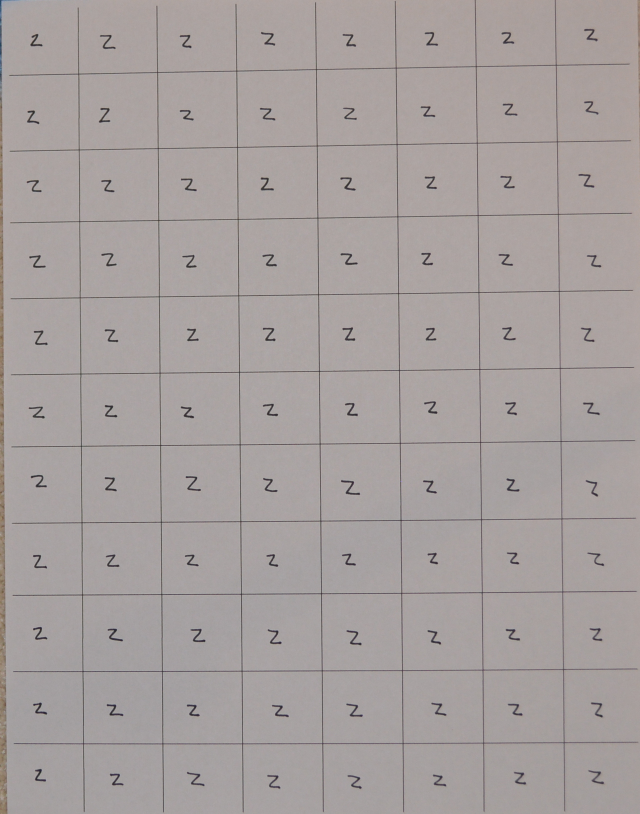
#> input picture Train/z.JPG, 1280 x 1628 px (shown at 1/2 size)
$ jupyter execute LoadingData.ipynb
#> lines starting #> are read from the running program, lines starting #| are printed output that depends on the picture
## Dimensions
Image must be 1280x1628
That makes each cell 160x148

[cell 1]
import os
import cv2
import matplotlib.pyplot as plt
import numpy as np
from PIL import Image
trainPath = "Train/"
currentLetter = "z"
trainLetterPath = "Train/" + currentLetter

[cell 2]
image = cv2.imread(trainPath + "/" + currentLetter + ".JPG")
#> image is the input picture: shape (1628, 1280, 3); mean B, G, R 158.3, 159.5, 166.7
conv_image = cv2.cvtColor(image, cv2.COLOR_BGR2GRAY)
rows = conv_image.shape[0]
#> rows = 1628
cols = conv_image.shape[1]
#> cols = 1280
b = np.lib.stride_tricks.as_strided(conv_image, shape=(11,8,148,160), strides=(189440, 160, 1280, 1))
pixelsPerInch = int(cols / 8.5)
#> pixelsPerInch = 150
print(conv_image.shape)
#| (1628, 1280)
print(conv_image.strides)
#| (1280, 1)
print(b.shape)
#| (11, 8, 148, 160)
print(b.strides)
#| (189440, 160, 1280, 1)
plt.imshow(b[0][3], cmap='gray')
plt.show()
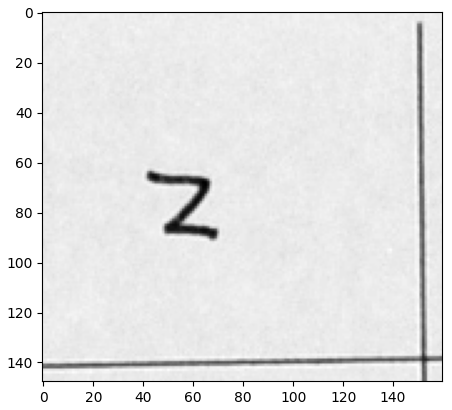
#> figure drawn by matplotlib, 1 panel

[cell 3]
iterations = 0
for i in range (11):
    for j in range(8):
        newArray = b[i][j]
        newImage = Image.fromarray(newArray)
        fileName = currentLetter + str(iterations) + '.jpg'
        newImage.save(f"{trainLetterPath}/{fileName}")
        iterations+=1
#> this loop made 11 passes
#> pass 1, `newImage.save(f"{trainLetterPath}/{fileName}")`:
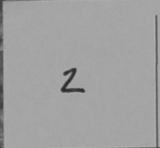
#> saved as z0.jpg: PIL image 160x148 L; min 42, max 176, mean 161.4
#> pass 1, `newImage.save(f"{trainLetterPath}/{fileName}")`:
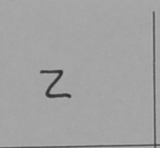
#> saved as z1.jpg: PIL image 160x148 L; min 46, max 176, mean 162
#> pass 1, `newImage.save(f"{trainLetterPath}/{fileName}")`:
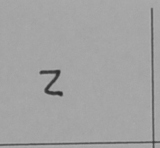
#> saved as z2.jpg: PIL image 160x148 L; min 44, max 177, mean 162.6
#> pass 1, `newImage.save(f"{trainLetterPath}/{fileName}")`:
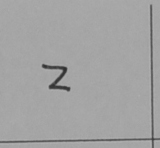
#> saved as z3.jpg: PIL image 160x148 L; min 46, max 176, mean 162.7
#> after the loop:
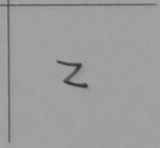
#> newArray: shape (148, 160); min 51, max 167, mean 156.5
#> after the loop, iterations = 88

$ run again, with Train/c.JPG copied over Train/z.JPG
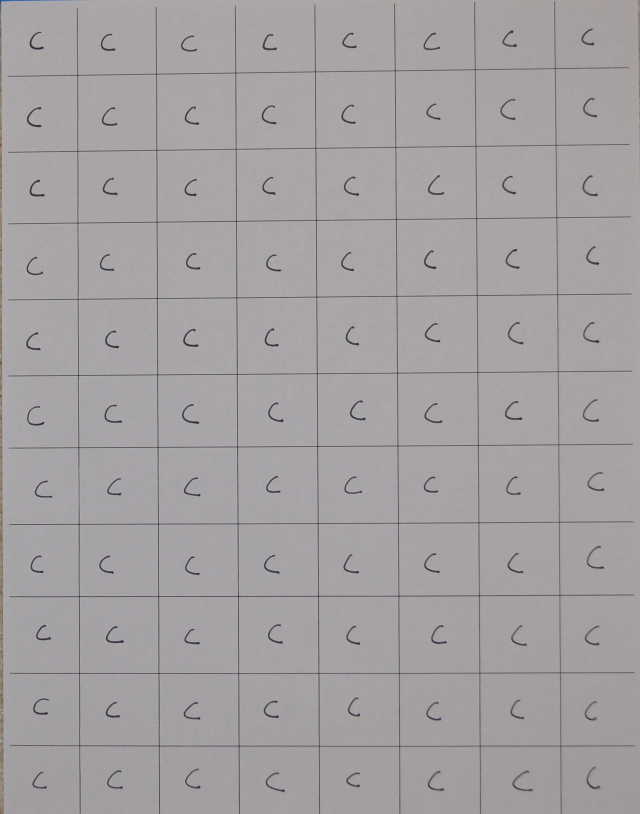
#> input picture Train/c.JPG, 1280 x 1628 px (shown at 1/2 size)
#> image is the input picture: shape (1628, 1280, 3); mean B, G, R 162.4, 160.4, 164
#| (1628, 1280)
#| (1280, 1)
#| (11, 8, 148, 160)
#| (189440, 160, 1280, 1)
#> `plt.show()`:
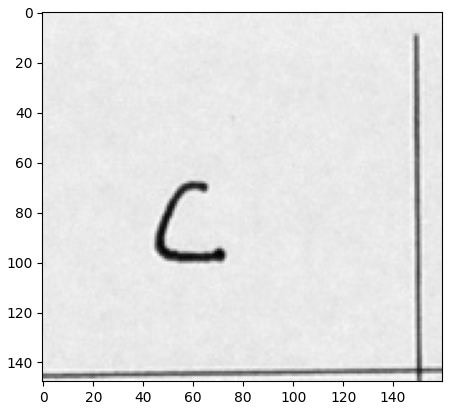
#> figure drawn by matplotlib, 1 panel
#> after the loop `for i in range (11):`:
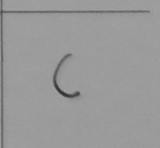
#> newArray: shape (148, 160); min 50, max 163, mean 153.3
#> after the loop `for i in range (11):`: iterations = 88
